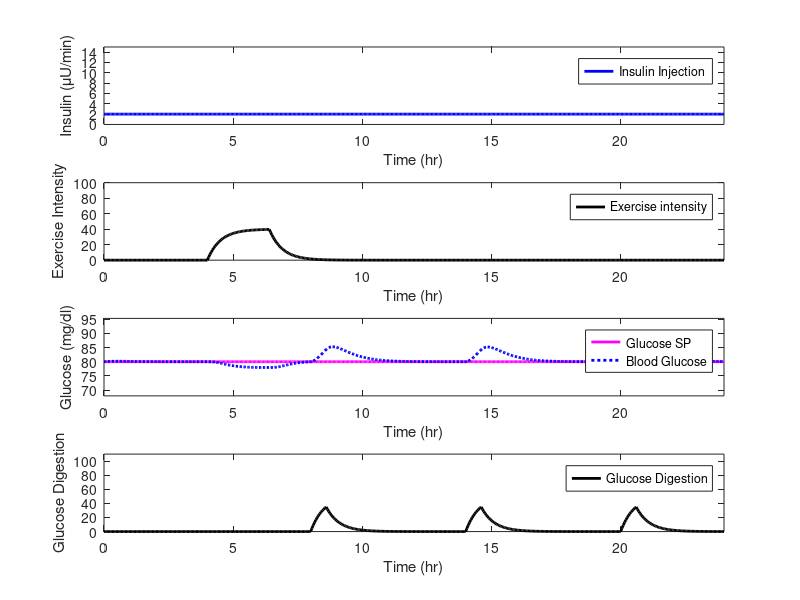

The MATLAB source for this figure:
load data.mat

time  = diabetic(1,:);
glucose_sp = diabetic(2,:);
insulin = diabetic(3,:);
meals = diabetic(4,:);
PVO = diabetic (5,:);
glucose = diabetic(6,:);
%Ggly = diabetic(6,:);

figure(1)
hold off

subplot(4,1,1)
hold off
plot(time,insulin,'b-','LineWidth',2)
axis([min(time) max(time) 0 15]);
legend('Insulin Injection')
ylabel('Insulin (\muU/min)')
xlabel('Time (hr)')


subplot(4,1,2)
hold off
plot(time,PVO,'k-','LineWidth',2)
legend('Exercise intensity')
axis([min(time) max(time) 0 100]);
ylabel('Exercise Intensity')
xlabel('Time (hr)')
% 
% subplot(4,1,3)
% hold off
% plot(time,Ggly,'k-','LineWidth',2)
% legend('Rate of Glyconeolysis')
% axis([min(time) max(time) -0.015 0.20]);
% ylabel('Rate of Glyconeolysis')

subplot(4,1,3)
hold off
plot(time,glucose_sp,'m-','LineWidth',2)
hold on
plot(time,glucose,'b:','LineWidth',2)
legend('Glucose SP','Blood Glucose')
axis([min(time) max(time) ...
    min(min(glucose),min(glucose_sp))-10 ...
    max(max(glucose),max(glucose_sp))+10]);
ylabel('Glucose (mg/dl)')
xlabel('Time (hr)')

subplot(4,1,4)
hold off
plot(time,meals,'k-','LineWidth',2)
legend('Glucose Digestion')
axis([min(time) max(time) 0 110]);
ylabel('Glucose Digestion')
xlabel('Time (hr)')

% save data to text file
data = diabetic';

save -ascii 'data.txt' data